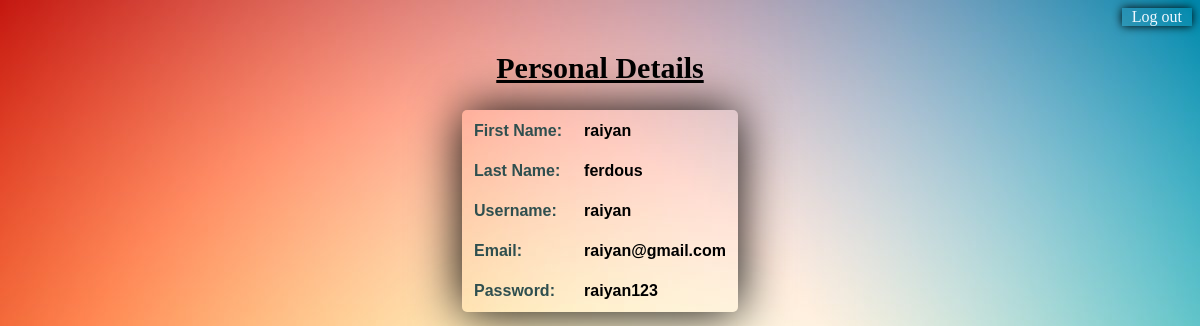
Screenshot of /PersonalInfo.php (signed in) with the database file from the repository.
### tables this page shows
CREATE TABLE `user` (
  `username` varchar(20) NOT NULL,
  `first_name` varchar(20) NOT NULL,
  `last_name` varchar(20) NOT NULL,
  `email` varchar(20) NOT NULL,
  `password` varchar(20) NOT NULL,
  `confirm_password` varchar(20) NOT NULL,
  `image` blob NOT NULL
);

### PersonalInfo.php (the view, shortened to what this page needs)
<!DOCTYPE html>
<html>
    <head>
    </head>
    <body>
        <div id="l"><a id="a1" href="logout.php">Log out</a></div><br>
        <h2>Personal Details</h2>
        <?php
            include('config.php');
            $na=$_SESSION['uname'];
            $sql4="SELECT *FROM user where username='$na'";
            $res=mysqli_query($con,$sql4);
            $row=mysqli_fetch_assoc($res);
            if($row!=null){
                $un=$row['username'];
                $fn=$row['first_name'];
                $ln=$row['last_name'];
                $em=$row['email'];
                $pw=$row['password'];
                echo "<center><table><tr><td id='t1'>First Name:</td><td id='t2'>$fn</td></tr>
                             <tr><td id='t1'>Last Name:</td><td id='t2'>$ln</td></tr>
                             <tr><td id='t1'>Username:</td><td id='t2'>$un</td></tr>
                             <tr><td id='t1'>Email:</td><td id='t2'>$em</td></tr>
                             <tr><td id='t1'>Password:</td><td id='t2'>$pw</td></tr>
                    </table></center>";
            }
        ?>
    </body>
</html>

### PersonalInfo.php (style rules this page uses)
body { background-image: url("PI.jpg"); background-repeat:repeat; }
#l { float: right; padding-left: 10px; padding-right: 10px; box-shadow: 0px 0px 10px black; }
a { text-decoration: none; color: aliceblue; }
h2 { text-align: center; text-decoration:underline; font-family: cursive; font-size: 30px; }
#t1 { color:darkslategray; font-weight: bolder; font-family: sans-serif; padding:10px; }
#t2 { color:black; font-weight: bolder; font-family:sans-serif; padding: 10px; }
table { box-shadow: 0 0 50px black; border-radius: 5px; }

### rows the page displays
user: first_name "raiyan", last_name "ferdous", username "raiyan", email "raiyan@gmail.com", password "raiyan123"
